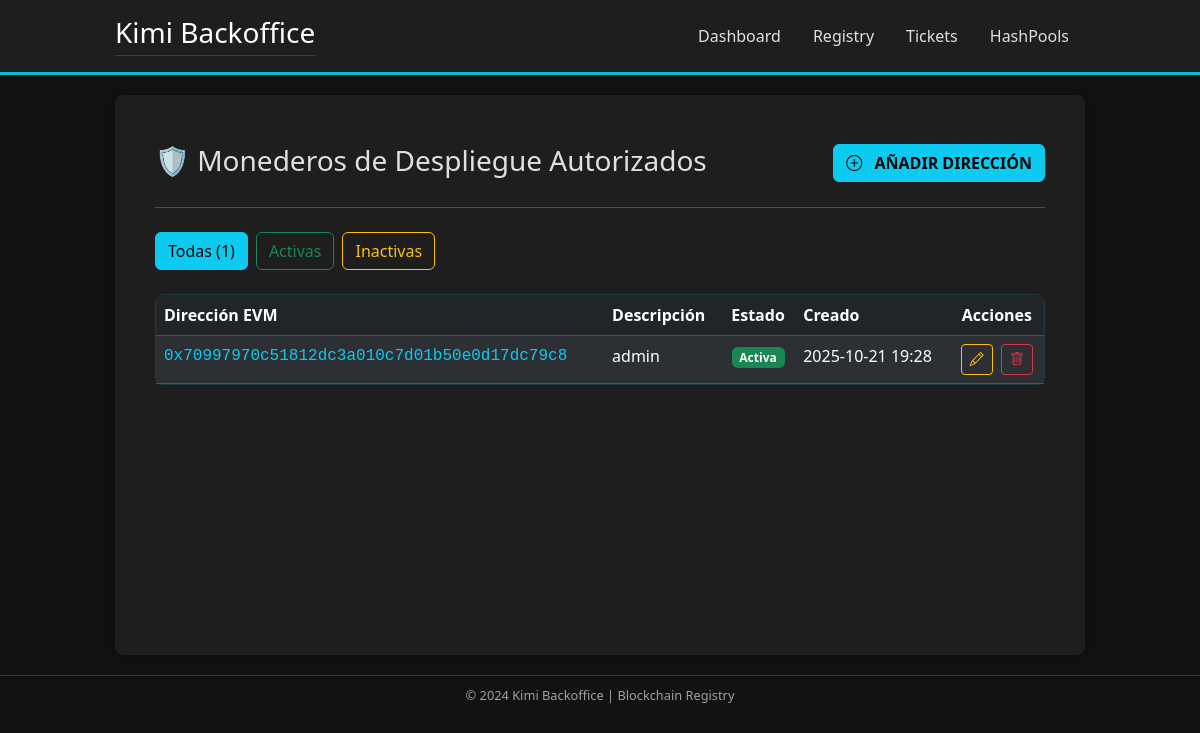
The page /address_manager/addresses/ on the database as committed earlier.
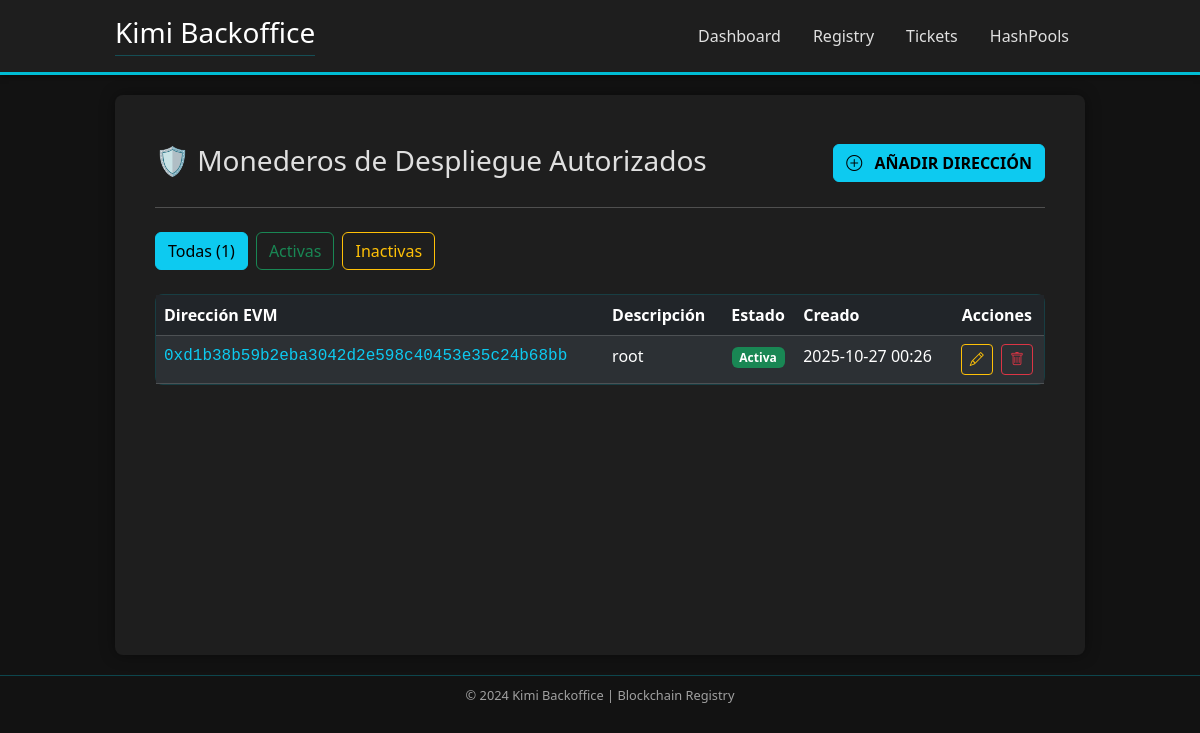
The same page on the database as committed later.
### system_address_manager/models.py (models this page shows, shortened)
class AuthorizedAddress(models.Model):
    address = models.CharField(max_length=42, unique=True)
    description = models.TextField(blank=True, null=True)
    created_at = models.DateTimeField(auto_now_add=True)
    updated_at = models.DateTimeField(auto_now=True)
    is_active = models.BooleanField(default=True)

### system_address_manager/views.py (the view)
# urls.py: path('addresses/', views.AuthorizedAddressListView.as_view(), name='address_list'),
class AuthorizedAddressListView(ListView):
    model = AuthorizedAddress
    template_name = 'authorizedAddress/address_list.html'
    context_object_name = 'addresses'
    paginate_by = 10
    queryset = AuthorizedAddress.objects.all().order_by('-created_at')
    def get_queryset(self):
        queryset = super().get_queryset().order_by('-created_at')
        status_filter = self.request.GET.get('status')
        if status_filter == 'active':
            queryset = queryset.filter(is_active=True)
        elif status_filter == 'inactive':
            queryset = queryset.filter(is_active=False)
        return queryset
    def get_context_data(self, **kwargs):
        context = super().get_context_data(**kwargs)
        context['current_status'] = self.request.GET.get('status', 'all')
        return context

### templates/authorizedAddress/address_list.html (shortened to what this page needs)
{% extends "base.html" %}
{% load static %}
{% block content %}
<div class="centered-container mx-auto dashboard-content py-4">
    <div class="d-flex justify-content-between align-items-center mb-4 border-0">
        <h2 class="h3 text-accent mb-0" style="border-bottom: none !important;">
            🛡️ Monederos de Despliegue Autorizados
        </h2>
        <a href="{% url 'system_address_manager:address_create' %}"
           class="btn btn-info fw-bold text-uppercase">
            <i class="bi bi-plus-circle me-2"></i> Añadir Dirección
        </a>
    </div>
    <hr class="text-accent mt-0 mb-4">
    <div class="d-flex mb-4">
        <a href="{% url 'system_address_manager:address_list' %}"
           class="btn {% if current_status == 'all' %}btn-info{% else %}btn-outline-info{% endif %} me-2">
           Todas ({{ addresses.count }})
        </a>
        <a href="{% url 'system_address_manager:address_list' %}?status=active"
           class="btn {% if current_status == 'active' %}btn-success{% else %}btn-outline-success{% endif %} me-2">
           Activas
        </a>
        <a href="{% url 'system_address_manager:address_list' %}?status=inactive"
           class="btn {% if current_status == 'inactive' %}btn-warning{% else %}btn-outline-warning{% endif %}">
           Inactivas
        </a>
    </div>
    <div class="card status-card-table p-0">
        <div class="table-responsive">
            <table class="table table-dark table-striped table-hover mb-0">
                <thead>
                    <tr>
                        <th scope="col">Dirección EVM</th>
                        <th scope="col">Descripción</th>
                        <th scope="col" class="text-center">Estado</th>
                        <th scope="col">Creado</th>
                        <th scope="col" class="text-center">Acciones</th>
                    </tr>
                </thead>
                <tbody>
                    {% for address in addresses %}
                    <tr>
                        <td class="font-monospace text-wrap">
                            <a href="{% url 'system_address_manager:address_detail' pk=address.pk %}" class="text-info text-decoration-none">
                                {{ address.address }}
                            </a>
                        </td>
                        <td>
                            {{ address.description|default:"— Sin descripción —"|truncatechars:50 }}
                        </td>
                        <td class="text-center">
                            {% if address.is_active %}
                                <span class="badge bg-success">Activa</span>
                            {% else %}
                                <span class="badge bg-danger">Inactiva</span>
                            {% endif %}
                        </td>
                        <td>{{ address.created_at|date:"Y-m-d H:i" }}</td>
                        <td class="text-center">
                            <a href="{% url 'system_address_manager:address_update' pk=address.pk %}"
                               class="btn btn-sm btn-outline-warning me-1" title="Editar">
                                <i class="bi bi-pencil"></i>
                            </a>
                            <a href="{% url 'system_address_manager:address_delete' pk=address.pk %}"
                               class="btn btn-sm btn-outline-danger" title="Eliminar">
                                <i class="bi bi-trash"></i>
                            </a>
                        </td>
                    </tr>
                    {% endfor %}
                </tbody>
            </table>
        </div>
    </div>
</div>
{% endblock %}

Rows that differ between the two databases and show on the page:
removed AuthorizedAddress: address "0x70997970c51812dc3a010c7d01b50e0d17dc79c8", description "admin", is_active "Activa", created_at "2025-10-21 19:28"
added AuthorizedAddress: address "0xd1b38b59b2eba3042d2e598c40453e35c24b68bb", description "root", is_active "Activa", created_at "2025-10-27 00:26"
